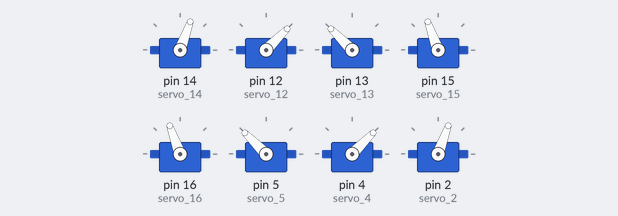
Simulated run of this sketch. Board: Arduino Uno, built with avr-gcc and run on an emulated ATmega328P. Shown: 8 × servo.

Above: at 0.05 s.
At 1.65 s:
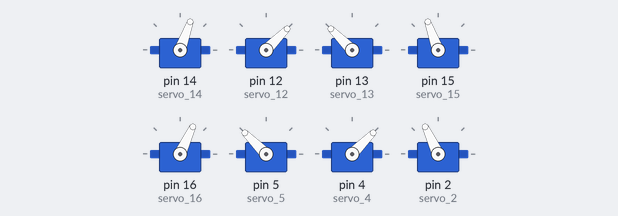
At 3.2 s:
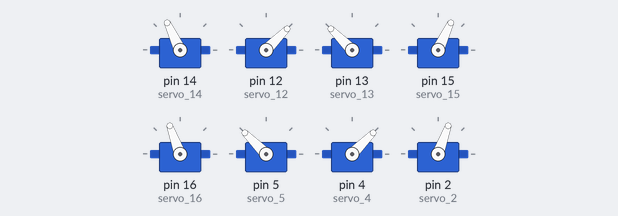
Timing chart, 0 to 6.0 s (numbered marks = the images above):
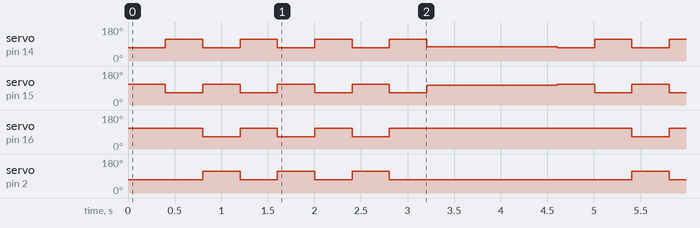

Measured:
- by itself, servo on pin 14 (servo_14): repeats every 4.6 s: 3 × (70° 0.40 s, 115° 0.40 s), 75° 1.4 s, 70° 0.40 s, 115° 0.40 s
- by itself, servo on pin 15 (servo_15): repeats every 4.6 s: 3 × (110° 0.40 s, 65° 0.40 s), 105° 1.4 s, 110° 0.40 s, 65° 0.40 s
- by itself, servo on pin 16 (servo_16): repeats every 4.6 s: 2 × (110° 0.40 s, 65° 0.40 s), 110° 2.6 s, 65° 0.40 s
- by itself, servo on pin 2 (servo_2): repeats every 4.6 s: 2 × (70° 0.40 s, 115° 0.40 s), 70° 2.6 s, 115° 0.40 s

The sketch:

7.2dance2.ino
```cpp
#include <Servo.h>
Servo servo_14;//Upper right [paw]
Servo servo_12;//Upper right [arm]
Servo servo_13;//Lower right [arm]
Servo servo_15;//Lower right [paw]
Servo servo_16;//Upper left [paw]
Servo servo_5;//Upper left [arm]
Servo servo_4;//Lower left [arm]
Servo servo_2;//Lower left [paw]

//Create an action array for intermediate steps
int array10[9][9] = {
{70, 45, 135, 110, 110, 135, 45, 70, 400},//The four arms are left and right together
{115, 45, 135, 65, 110, 135, 45, 70, 400},//Right upper paw and right lower paw are raised
{70, 45, 135, 110, 65, 135, 45, 115, 400},//Right upper and lower paws down,left upper and lower paws up
{115, 45, 135, 65, 110, 135, 45, 70, 400},//Left upper and lower paws down,right upper and lower paws up
{70, 45, 135, 110, 65, 135, 45, 115, 400},//Right upper and lower paws down,left upper and lower paws up
{115, 45, 135, 65, 110, 135, 45, 70, 400},//Left upper and lower paws down,right upper and lower paws up
{70, 45, 135, 110, 65, 135, 45, 115, 400},//Right upper and lower paws down,left upper and lower paws up
{115, 45, 135, 65, 110, 135, 45, 70, 400},//Left upper and lower paws down,right upper and lower paws up
{75, 45, 135, 105, 110, 135, 45, 70, 400},//Right upper paw and right lower paw down
};

//A function to set intermediate steps
void dance2() {
 for (int i = 0; i <= 8; i = i + 1) {
  servo_14.write(array10[i][0]);
  servo_12.write(array10[i][1]);
  servo_13.write(array10[i][2]);
  servo_15.write(array10[i][3]);
  servo_16.write(array10[i][4]);
  servo_5.write(array10[i][5]);
  servo_4.write(array10[i][6]);
  servo_2.write(array10[i][7]);
  delay(array10[i][8]);
 }
}

void setup() {
  servo_14.attach(14);
  servo_12.attach(12);
  servo_13.attach(13);
  servo_15.attach(15);
  servo_16.attach(16);
  servo_5.attach(5);
  servo_4.attach(4);
  servo_2.attach(2);

}

//Run the intermediate step program
void loop() {
  dance2();
  delay(1000);
}
```
